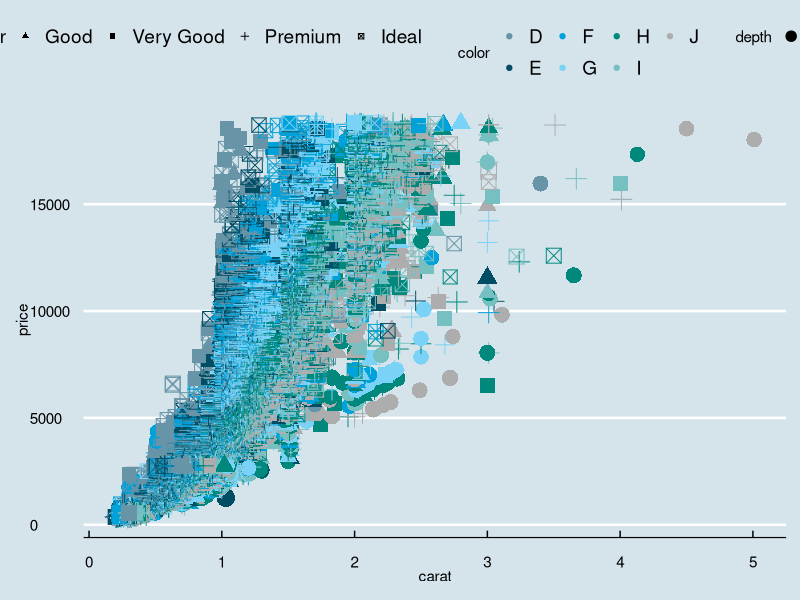

This figure's R source:
require(ggplot2)
require(ggthemes)
g<-ggplot(diamonds,aes(x=carat,y=price,color=color,shape=cut,size=depth))+geom_point()
g+theme_economist()+scale_color_economist()
